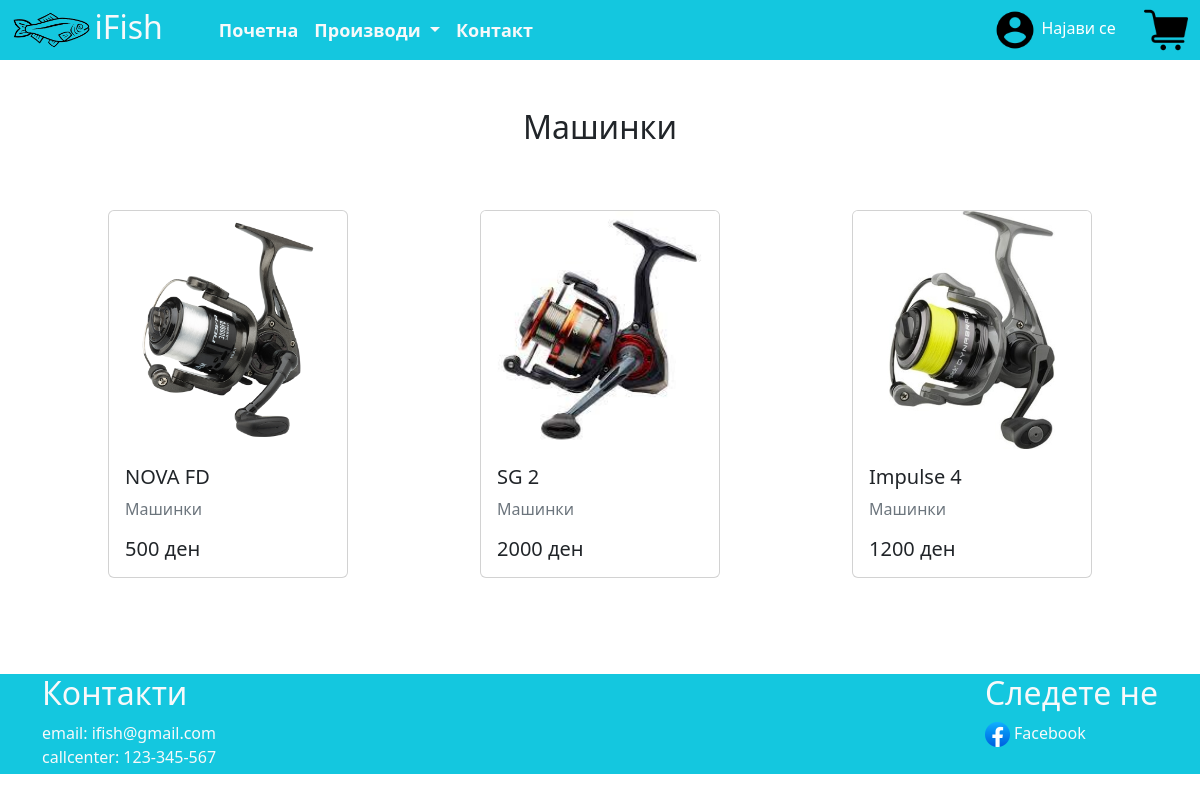
Page /category/1/ on the committed database.
### IFish/models.py (models this page shows, shortened)
class Category(models.Model):
    categoryName = models.CharField(max_length=200)
    def __str__(self):
        return self.categoryName

class Product(models.Model):
    productName = models.CharField(max_length=100)
    category = models.ForeignKey(Category, on_delete=models.CASCADE)
    image = models.ImageField(upload_to="images/")
    description = models.TextField(max_length=500, blank=True, null=True)
    price = models.IntegerField()
    countInStock = models.IntegerField()
    createdAt = models.DateTimeField(auto_now_add=True)

### IFish/views.py (the view)
# urls.py: path('category/<int:pk>/', categoryScreen, name="categoryScreen"),
def categoryScreen(request, pk):
    category = Category.objects.get(id=pk)
    products = Product.objects.filter(category=category)
    context = {'category': category, 'products': products}
    return render(request, "categoryScreen.html", context)

### IFish/templatetags/my_tags.py (called while the page is built)
@register.simple_tag
def get_objects():
    return Category.objects.all()

### IFish/templates/categoryScreen.html
{% extends 'main.html' %}
{% load static %}
{% block content %}
<div class="container pb-5 mt-5">
   <h2 class="text-center">{{ category.categoryName }}</h2>
    <div class="d-flex flex-wrap justify-content-around align-items-center mt-5">
        {% for product in products %}
            <a class="mt-3" href="{% url 'productScreen' product.id %}" style="text-decoration: none">
                <div class="card" style="width: 15rem;">
                  <img src="{{MEDIA_URL}}{{ product.image.url }}" class="card-img-top" alt="...">
                  <div class="card-body">
                    <h5 class="card-title">{{ product.productName}}</h5>
                    <p class="text-secondary">{{ product.category }}</p>
                    <h5 class="card-text">{{ product.price }} ден</h5>
                  </div>
                </div>
            </a>
        {% endfor %}
    </div>
</div>
{% endblock content %}

### rows in the picture
Category: categoryName "Машинки"
Product: image (picture), productName "NOVA FD", category "Машинки", price "500"
Product: image (picture), productName "SG 2", category "Машинки", price "2000"
Product: image (picture), productName "Impulse 4", category "Машинки", price "1200"
